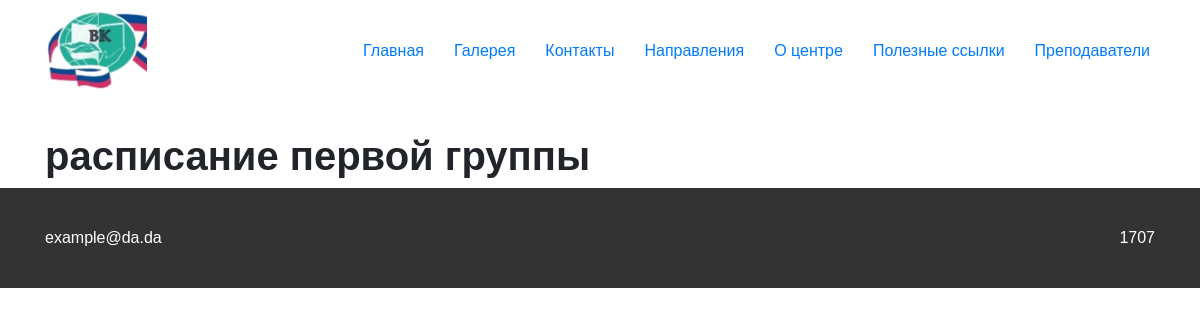
The app's page /schedule/2/ with its own data.
### main/models.py (models this page shows, shortened)
class InfoPages(models.Model):
    name = models.CharField('название страницы', max_length=40, unique=True)
    content = models.TextField('текст страницы')

class KidsGroup(models.Model):
    name = models.CharField('название группы', max_length=30)
    image = models.ImageField('картинка группы', upload_to='media/KidsGroup')
    schedule = models.TextField('расписание')
    da = models.AutoField
    class Meta:
        verbose_name = "группа детей"
        verbose_name_plural = "группы детей"

class GeneralInfo(models.Model):
    contact_email = models.CharField('имейл, который будет показываться на каждой странице сайта', max_length=50)
    contact_phone = models.CharField('номер телефона, который будет показываться на каждой странице сайта', max_length=50)
    class Meta:
        verbose_name = "общая информация"
        verbose_name_plural = "общая информация"

### main/views.py (the view)
# urls.py: path('schedule/<int:pk>/', views.ScheduleView.as_view()),
class ScheduleView(View):
    def get(self, request, pk):
        group = KidsGroup.objects.get(id=pk)
        return render(request, 'schedule.html', {'group': group})

### main/context_processor.py (called while the page is built)
def extras(request):
    general = GeneralInfo.objects.get(id=1)
    info_pages = InfoPages.objects.values('name')
    return {'general': general, 'info_pages': info_pages}

### templates/schedule.html
{% extends 'base.html' %}
{% block content %}
    <div class="container">
    <h1>{{ group.schedule }}</h1>
    </div>
{% endblock content %}

### templates/include/header.html
{% load static %}
<header class="header" id="header">
        <div class="container">
            <div class="row align-items-center justify-content-lg-between">
                <div class="col-lg-auto">
                    <a href="/index.html"><img src={% static "img/VC_Logo 1.png" %} alt="" class="logo"></a>
                </div>
                <div class="col-lg-auto">
                    <nav class="">
                        <ul class="nav d-flex justify-content-center">
                            <li class="nav__item">
                                <a href="/">Главная</a>
                            </li>
                            <li class="nav__item">
                                <a href="/gallerey.html">Галерея</a>
                            </li>
                            {% for i in info_pages %}
                            <li class="nav__item">
                                <a href="/info/{{ i.name }}">{{ i.name }}</a>
                            </li>
                            {% endfor %}
                        </ul>
                    </nav>
                </div>
            </div>
            </div>
    </header>

### templates/include/footer.html
<footer class="footer">
        <div class="container footer__container">
            <div class="email">
                {{ general.contact_email }}
            </div>
            <div class="tel">
                {{ general.contact_phone }}
            </div>
        </div>
    </footer>

### static/css/style.css (style rules this page uses)
body { font-family: 'PT Sans', sans-serif; }
*, *::before, *::after { -webkit-box-sizing: border-box; box-sizing: border-box; }
ul, li { display: block; padding: 0; margin: 0; }
h1, h2, h3, h4, h5 { font-weight: 700; color: inherit; }
.header { overflow: hidden; background-color: #fff; z-index: 9999; position: fixed; top: 0; width: 100%; }
.nav__item a { padding: 5px; border-radius: 10px; }
.nav__item + .nav__item { margin-left: 20px; }
.footer { background-color: #333333; }
.footer__container { display: -webkit-box; display: -ms-flexbox; display: flex; -webkit-box-pack: justify; -ms-flex-pack: justify; justify-content: space-between; -webkit-box-align: center; -ms-flex-align: center; align-items: center; color: #fff; min-height: 100px; }

### records on screen
InfoPages: name "Контакты"
InfoPages: name "Направления"
InfoPages: name "О центре"
InfoPages: name "Полезные ссылки"
InfoPages: name "Преподаватели"
KidsGroup: schedule "расписание первой группы"
GeneralInfo: contact_email "example@da.da", contact_phone "1707"
